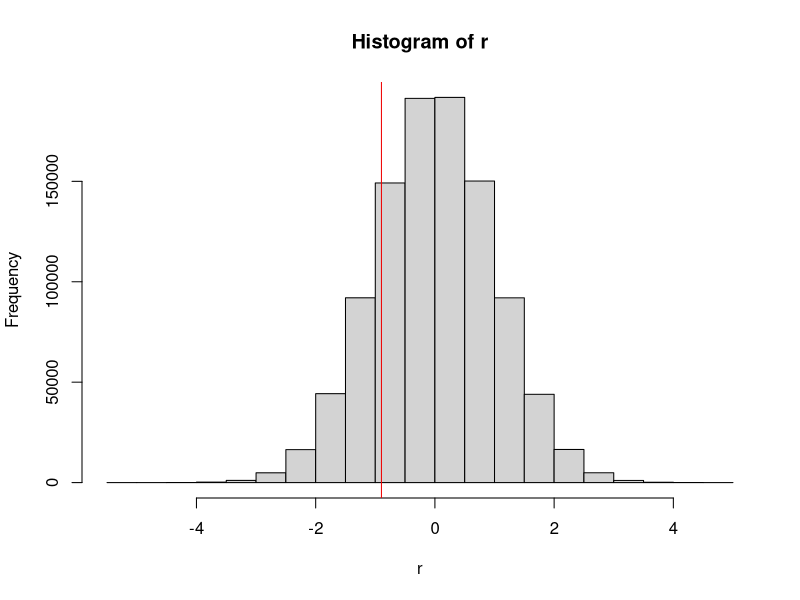
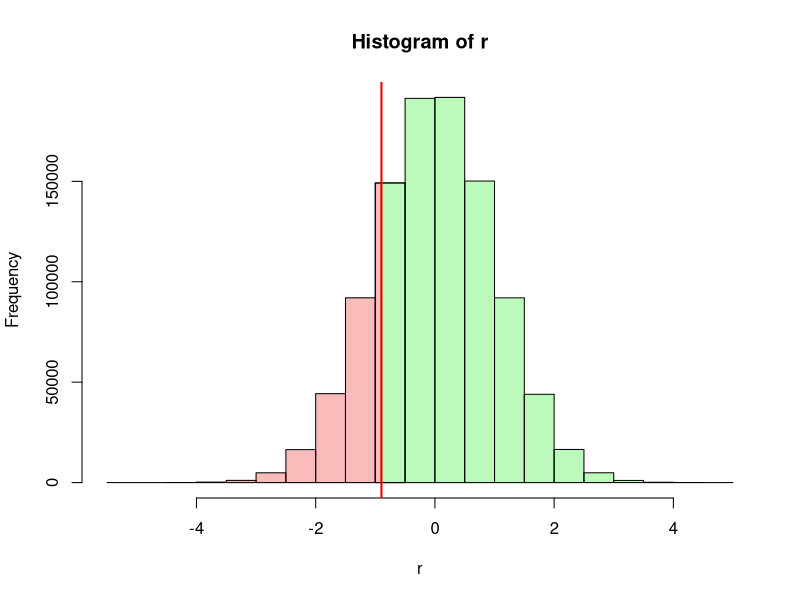
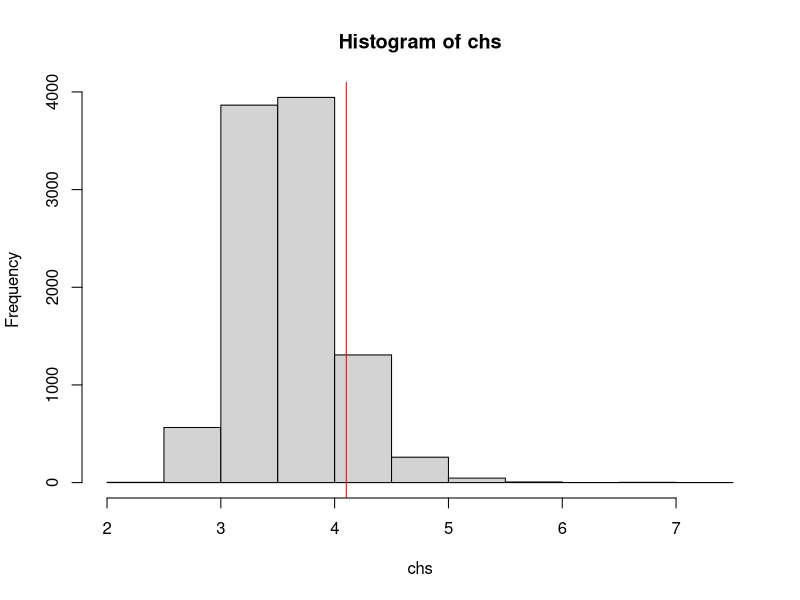

Source code (R) for these figures, in order:
# FND-STA-Significance.R
#
# Purpose:  A Bioinformatics Course:
#              R code accompanying the FND-STA-Significance unit.
#
# Version:  1.0
#
# Date:     2017  09  05
# Author:   Boris Steipe (boris.steipe@utoronto.ca)
#
# Versions:
#           1.0    First contents
#
# TODO:
#
#
# == DO NOT SIMPLY  source()  THIS FILE! =======================================
#
# If there are portions you don't understand, use R's help system, Google for an
# answer, or ask your instructor. Don't continue if you don't understand what's
# going on. That's not how it works ...
# ==============================================================================
 
#TOC> ==========================================================================
#TOC> 
#TOC>   Section  Title                                        Line
#TOC> ------------------------------------------------------------
#TOC>   1        Significance and p-value                       46
#TOC>   1.1      Significance levels                            57
#TOC>   1.2      probability and p-value                        74
#TOC>   1.2.1    p-value illustrated                           100
#TOC>   2        One- or two-sided                             152
#TOC>   3        Significance by integration                   192
#TOC>   4        Significance by simulation or permutation     198
#TOC>   5        Final tasks                                   298
#TOC> 
#TOC> ==========================================================================
 

#TOC>
#TOC>




# =    1  Significance and p-value  ============================================

# The idea of the probability of an event has a precise mathematical
# interpretation, but how is it useful to know the probability? Usually we are
# interested in whether we should accept or reject a hypothesis based on the
# observations we have. A rational way to do this is to say: if the probability
# of observing the data is very small under the null-hypothesis, then we will
# assume the observation is due to something other than the null-hypothesis. But
# what do we mean by the "probability of our observation"? And what is "very
# small"?

# ==   1.1  Significance levels  ===============================================

# A "very small" probability is purely a matter of convention, a cultural
# convention. In the biomedical field we usually call probabilities of less then
# 0.05 (5%) small enough to reject the null-hypothesis. Thus we call
# observations with a probability of less than 0.05 "significant" and if we want
# to highlight this in text or in a graph, we often mark them with an asterisk
# (*). Also we often call observations with a probability of less than 0.01
# "highly significant" and mark them with two asterisks (**). But there is no
# special significance in these numbers, the cutoff point for significance could
# also be 0.0498631, or 0.03, or 1/(pi^3). 0.05 is just the value that the
# British statistician Ronald Fisher happened to propose for this purpose in
# 1925. Incidentally, Fisher later recommended to use different cutoffs for
# diffrent purposes (cf.
# https://en.wikipedia.org/wiki/Statistical_significance).


# ==   1.2  probability and p-value  ===========================================

# But what do we even mean by the probability of an observation?
# Assume I am drawing samples from a normal distribution with a mean of 0 and a
# standard deviation of 1. The sample I get is ...

set.seed(sqrt(5))
x <- rnorm(1)
print(x, digits = 22)
# [1] -0.8969145466249813791748

# So what's the probability of that number? Obviously, the probability of
# getting exactly this number is very, very, very small. But also obviously,
# this does not mean that observing this number is in any way significant - we
# always observe some number. That's not what we mean in this case. There are
# several implicit assumptions when we speak of the probability of an
# observation:

# 1: the observation can be compared to a probability distribution;
# 2: that distribution can be integrated between any specific value
#      and its upper and lower bounds (or +- infinity).

# Then what we really mean by the probability of an observation in the context of that distribution is: the
# probability of observing that value, or a value more extreme than the one we have. We call this the p-value. Note that we are not talking about an individual number anymore, we are talking about the area under the curve between our observation and the upper (or lower) bound of the curve, as a fraction of the whole.


# ===  1.2.1  p-value illustrated                      

# Let's illustrate. First we draw a million random values from our
# standard, normal distribution:

r <- rnorm(1000000)

# Let's see what the distribution looks like:

(h <- hist(r))

# The histogram details are now available in the list h -  e.g. h$counts

# Where is the value we have drawn previously?
abline(v = x, col = "#EE0000")

# How many values are smaller?
sum(r < x)

# Let's color the bars:
#    first, make a vector of red and green colors for the bars with breaks
#    smaller and larger then x, white for the bar that contains x ...
hCol <- rep("#EE000044", sum(h$breaks < x) - 1)
hCol <- c(hCol, "#FFFFFFFF")
hCol <- c(hCol, rep("#00EE0044", sum(h$breaks > x) - 1))
# ... then plot the histogram, with colored bars ...
hist(r, col = hCol)
# ... add two colored rectangles into the white bar ...
idx <- sum(h$breaks < x)
xMin <- h$breaks[idx]
xMax <- h$breaks[idx + 1]
y <- h$counts[idx]
rect(xMin, 0, x, y, col = "#EE000044", border = TRUE)
rect(x, 0, xMax, y, col = "#00EE0044", border = TRUE)
# ... and a red line for our observation.
abline(v = x, col = "#EE0000", lwd = 2)

# The p-value of our observation is the area colored red as a fraction of the
# whole histogram (red + green).


# Task:
#    Explain how the expression sum(r < x) works to give us a count of values
#    with the property we are looking for.

# Task:
#    Write an expression to estimate the probability that a value
#    drawn from the vector r is less-or-equal to x. The result you get
#    will depend on the exact values that went into the vector r but it should
#    be close to 0.185  That expression is the p-value associated with x.


# =    2  One- or two-sided  ===================================================

# The shape of our histogram confirms that the rnorm() function has returned
# values that appear distributed according to a normal distribution. In a normal
# distribution, readily available tables tell us that 5% of the values (i.e. our
# significance level) lie 1.96 (or approximately 2) standard deviations away
# from the mean. Is this the case here? How many values in our vector r are
# larger than 1.96?

sum(r > 1.96)
# [1] 24589

# Wait - that's about 2.5% , not 5% as expected. Why?

# The answer is: we have to be careful with two-sided distributions. 2 standard
# deviations away from the mean means either larger or smaller than 1.96 . This
# can give rise to errors. If we are simply are interested in outliers, no
# matter larger or smaller, then the 1.96 SD cutoff for significance is correct.
# But if we are specifically interested in, say, larger values, because a
# smaller value is not meaningful, then the significance cutoff, expressed as
# standard deviations, is relaxed. We can use the quantile function to see what
# the cutoff values are:

quantile(r)
quantile(r, probs = c(0.025, 0.975)) # for the symmetric 2.5% boundaries
# close to ± 1.96, as expected
quantile(r, probs = 0.95) # for the single 5% boundary
# close to 1.64 . Check counts to confirm:
sum(r > quantile(r, probs = 0.95))
# [1] 50000
# which is 5%, as expected.


# To summarize: when we evaluate the significance of an event, we divide a
# probability distribution into two parts at the point where the event was
# observed. We then ask whether the integral over the more extreme part is less
# or more than 5% of the whole. If it is less, we deem the event to be
# significant.
#

# =    3  Significance by integration  =========================================

# If the underlying probability distribution can be analytically or numerically
# integrated, the siginificance of an observation can be directly computed.


# =    4  Significance by simulation or permutation  ===========================

# But whether the integration is correct, or relies on assumptions that may not
# be warranted for biological data, can be a highly technical question.
# Fortunately, we can often simply run a simulation, a random resampling, or a
# permutation and then count the number of outcomes, just as we did with our
# rnorm() samples. Here is an example. Assume you have a protein sequence and
# you speculate that postively charged residues are close to negatively charged
# residues to balance charge locally. A statistic that would capture this is the
# mean minimum distance between all D,E residues and the closest R,K,H
# residue. Let's compute this for the sequence of yeast Mbp1.

MBP1 <- paste0("MSNQIYSARYSGVDVYEFIHSTGSIMKRKKDDWVNATHILKAANFAKAKRTRILEKEVLK",
               "ETHEKVQGGFGKYQGTWVPLNIAKQLAEKFSVYDQLKPLFDFTQTDGSASPPPAPKHHHA",
               "SKVDRKKAIRSASTSAIMETKRNNKKAEENQFQSSKILGNPTAAPRKRGRPVGSTRGSRR",
               "KLGVNLQRSQSDMGFPRPAIPNSSISTTQLPSIRSTMGPQSPTLGILEEERHDSRQQQPQ",
               "QNNSAQFKEIDLEDGLSSDVEPSQQLQQVFNQNTGFVPQQQSSLIQTQQTESMATSVSSS",
               "PSLPTSPGDFADSNPFEERFPGGGTSPIISMIPRYPVTSRPQTSDINDKVNKYLSKLVDY",
               "FISNEMKSNKSLPQVLLHPPPHSAPYIDAPIDPELHTAFHWACSMGNLPIAEALYEAGTS",
               "IRSTNSQGQTPLMRSSLFHNSYTRRTFPRIFQLLHETVFDIDSQSQTVIHHIVKRKSTTP",
               "SAVYYLDVVLSKIKDFSPQYRIELLLNTQDKNGDTALHIASKNGDVVFFNTLVKMGALTT",
               "ISNKEGLTANEIMNQQYEQMMIQNGTNQHVNSSNTDLNIHVNTNNIETKNDVNSMVIMSP",
               "VSPSDYITYPSQIATNISRNIPNVVNSMKQMASIYNDLHEQHDNEIKSLQKTLKSISKTK",
               "IQVSLKTLEVLKESSKDENGEAQTNDDFEILSRLQEQNTKKLRKRLIRYKRLIKQKLEYR",
               "QTVLLNKLIEDETQATTNNTVEKDNNTLERLELAQELTMLQLQRKNKLSSLVKKFEDNAK",
               "IHKYRRIIREGTEMNIEEVDSSLDVILQTLIANNNKNKGAEQIITISNANSHA")

# first we split this string into individual characters:
v <- unlist(strsplit(MBP1, ""))

# and find the positions of our charged residues

ED  <- grep("[ED]", v)
RKH <- grep("[RKH]", v)

sep <- numeric(length(ED)) # this vector will hold the distances
for (i in seq_along(ED)) {
  sep[i] <- min(abs(RKH - ED[i]))
}

# Task: read and explain this bit of code

# Now that sep is computed, what does it look like?

table(sep)  # these are the minimum distances
# 24 of D,E residues are adjacent to R,K,H;
# the longest separation is 28 residues.

# What is the mean separation?
mean(sep)

# The value is 4.1 . Is this significant? Honestly, I would be hard pressed
# to solve this analytically. But by permutation it's soooo easy.

# First, we combine what we have done above into a function:

chSep <- function(v) {
  # computes the mean minimum separation of oppositely charged residues
  # Parameter: v (char) a vector of amino acids in the one-letter code
  # Value: msep (numeric) mean minimum separation

  ED  <- grep("[EDed]", v)
  RKH <- grep("[RKHrkh]", v)

  sep <- numeric(length(ED))
  for (i in seq_along(ED)) {
    sep[i] <- min(abs(RKH - ED[i]))
  }
  return(mean(sep))
}

# Execute the function to define it.

# Confirm that the function gives the same result as the number we
# calculated above:
chSep(v)

# Now we can produce a random permutation of v, and recalculate
set.seed(pi)
w <- sample(v, length(v)) # This shuffles the vector v. Memorize this
                          # code paradigm. It is very useful.
chSep(w)
# 3.273 ... that's actually less than what we had before.

# Let's do this 10000 times and record the results (takes a few seconds):

N <- 10000
chs <- numeric(N)
for (i in 1:N) {
  chs[i] <- chSep(sample(v, length(v))) # charge
}

hist(chs)
abline(v = chSep(v), col = "#EE0000")

# Contrary to our expectations, the actual observed mean minimum charge
# separation seems to be larger than what we observe in randomly permuted
# sequences. But is this significant? Your task to find out.


# =    5  Final tasks  =========================================================

# From chs, compute the probability of a mean minimum charge separation to be
#   larger or equal to the value observed for the yeast MBP1 sequence. Note
#   the result in your journal. Is it significant? Also note the result of
#   the following expression for validation:
writeBin(sum(chs), raw(8))


# [END]
